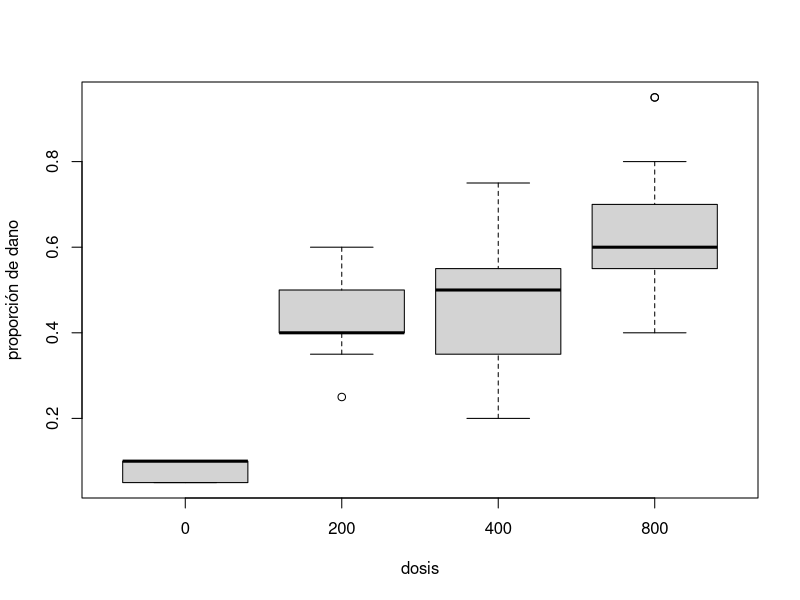

Source code (R): (Note: this script raises an error after producing the figure.)
## ---- chunk 1
# 1. Cargar librerías necesarias
library(ggplot2)
library(dplyr)
library(lattice)
## ---- chunk 2
base=read.csv("herbicidas.csv",row.names=NULL,header=T,sep=";")
base$genotipo=factor(base$genotipo)
base$dosix=factor(base$dosis)
prop=base$mal/20
boxplot(prop~dosix,ylab="proporción de dano",xlab="dosis",data=base)
## ---- chunk 3
mod.trat=glm(cbind(mal,20-mal)~dosix,family=binomial(link = "logit"),data=base)
mod.trat$coef
## ---- chunk 4
options(contrasts=c("contr.sum","contr.poly"))
contrasts(base$dosix)
## ---- chunk 5
mod.sum=glm(cbind(mal,20-mal)~dosix,family=binomial,data=base)
## ---- chunk 6
b = mod.sum$coef
tau_4 = -sum(b[-1])
pl=(b[1]+ c(b[-1], tau_4))
names(pl)=c("dosix0","dosix200","dosix400","dosi800")
pl
## ---- chunk 7
dt=mod.trat$coef
beta0=dt[1]
taus=dt
taus[1]=0
p1=exp(beta0+taus)/(1+exp(beta0+taus))
names(p1)=c("D0","D200","D400","D800")
p1
## ---- chunk 8
round(p1/(1-p1),2)
## ---- chunk 9
# Si se coloca solo predict devuelve la parte lineal
probs=predict(mod.trat,type="response")
p2=tapply(probs,base$dosix,mean)
names(p2)=names(p1)
p2
## ---- chunk 10
p3 = unique(predict(mod.trat,type="response"))
names(p3) = names(p2)
p3
## ---- chunk 11
p1=exp(beta0+taus)/(1+exp(beta0+taus))
1500*p1
## ---- chunk 12
drop1(mod.trat,test="LRT")
## ---- chunk 13
dt=mod.trat$coef
d0 = c(1,0,0,0)
d200 = c(1,1,0,0)
d400 = c(1,0,1,0)
d800 = c(1,0,0,1)
d0.200 = d0-d200
d0.400 = d0-d400
d0.800 = d0-d800
d200.400 = d200-d400
d200.800 = d200-d800
d400.800 = d400-d800
h = cbind(d0.200, d0.400, d0.800, d200.400, d200.800, d400.800 )
eta=t(h)%*%dt
or=exp(abs(eta))
colnames(or)="OR"
round(or,2)
## ---- chunk 14
c1=c(0,0,-1,1)
c2=c(0,-1,0,1)
c3=c(0,0,0,1)
c4=c(0,-1,1,0)
c5=c(0,0,1,0)
c6=c(0,1,0,0)
h=cbind(c1,c2,c3,c4,c5,c6)
eta=t(h)%*%dt
or=exp(eta)
rownames(or)=c("800-400","800-200","800-0","400-200","400-0","200-0")
colnames(or)="OR"
round(or,2)
## ---- chunk 15
ee=sqrt(diag(t(h)%*%vcov(mod.trat)%*%h))
(q=eta/ee)
## ---- chunk 16
(pn=pnorm(q, lower.tail = F))
pn < 0.05/12 # Se usa bomferroni
# Observe que es una prueba de dos colas 2*d = 12, donde d = 6
## ---- chunk 17
k=5 #número de intervalos de confianza
qz=qnorm(1-0.05/(2*k))
ic=cbind(exp(eta-qz*ee),exp(eta+qz*ee))[-4,] #Quitamos 4 porque no es significativa
rownames(ic)=rownames(or)[-4] #Quitamos 4 porque no es significativa
ic1=cbind(ic,ee[-4]) #Quitamos 4 porque no es significativa
colnames(ic1)=c("L.Inf","L.Sup","ee")
ic1
## ---- chunk 18
qz=qnorm(1-0.05/k)
LIM=exp(eta-qz*ee)[-4]
names(LIM)=rownames(or)[-4]
LIM
## ---- chunk 19
library(car)
logodds=log((prop)/(1-prop))
scatterplot(logodds~log(base$dosis+0.1,2),xlab="dosis",ylab="log(odds)")
## ---- chunk 20
# Se le suma uno al log porque hay valores que son 0 
# Además como la dosis se está duplicando, se hace el logaritmo en base 2
mod2=glm(cbind(mal,20-mal)~log(dosis+1,2),family=binomial,data=base)
(beta=mod2$coef)
## ---- chunk 21
drop1(mod2, test = "Chisq")
## ---- chunk 22
exp(confint(mod2))
## ---- chunk 23
xh=c(1,300)
eta=t(xh)%*%beta
prob300.a=exp(eta)/(1+exp(eta))
prob300.b=predict(mod2,data.frame(dosis=300),type="response")
c(prob300.a,prob300.b)
## ---- chunk 24
curve(exp(beta[1]+beta[2]*x)/(1+exp(beta[1]+beta[2]*x)),0,2000,
ylab="probabilidad",xlab="dosis",ylim=c(0,1))
points(base$dosis,base$mal/20,pch=18,col=2)
points(300,prob300.a,col=4,pch="+",cex=1.5)
a=round(beta[1],2); b=format(round(beta[2],3),scientific=F)
title(main=(bquote(log(pi/(1-pi))==.(a)+.(b)*D)))
## ---- chunk 25
# Configurar semilla para reproducibilidad
set.seed(2026)

# 2. Simulación de los datos longitudinales
n_sujetos <- 100
mediciones <- 3

# Crear estructura básica de los sujetos
datos_sujetos <- data.frame(
  id = rep(1:n_sujetos, each = mediciones),
  sexo = rep(sample(c("Hombre", "Mujer"), n_sujetos, replace = TRUE), each = mediciones),
  tiempo = rep(1:mediciones, n_sujetos)
)

# Simular variable independiente (Rendimiento Físico) con variabilidad intra-sujeto
datos_sujetos <- datos_sujetos %>%
  mutate(
    rend_fisico = rnorm(n(), mean = 50, sd = 10) - (tiempo * 2) # Tiende a bajar con el tiempo
  )

# Simular variable dependiente (Rendimiento Cognitivo) metiendo el efecto de INTERACCIÓN
# Efecto hipotético: En mujeres, la caída del rendimiento físico afecta más al cognitivo (mayor pendiente).
datos_sujetos <- datos_sujetos %>%
  mutate(
    error = rnorm(n(), mean = 0, sd = 5),
    rend_cognitivo = case_when(
      sexo == "Mujer" ~ 30 + 0.8 * rend_fisico + error,  # Pendiente fuerte (0.8)
      sexo == "Hombre" ~ 45 + 0.3 * rend_fisico + error  # Pendiente más leve (0.3)
    )
  )

# 3. Construcción del Gráfico de Interacción
ggplot(datos_sujetos, aes(x = rend_fisico, y = rend_cognitivo, color = sexo, fill = sexo)) +
  # Rectas de regresión ajustadas para evidenciar la interacción
  geom_smooth(method = "lm", formula = y ~ x, se = TRUE, size = 1.2) +
  # Personalización estética y etiquetas
  scale_color_manual(values = c("Hombre" = "#1f77b4", "Mujer" = "#d62728")) +
  scale_fill_manual(values = c("Hombre" = "#1f77b4", "Mujer" = "#d62728")) +
  theme_minimal(base_size = 13) +
  labs(
    title = "Interacción entre Rendimiento Físico y Cognitivo según el Sexo",
    x = "Cambios en el Rendimiento Físico ",
    y = "Cambios en el Rendimiento Cognitivo ",
    color = "Sexo",
    fill = "Sexo"
  ) +
  theme(
    plot.title = element_text(face = "bold", hjust = 0.5),
    plot.subtitle = element_text(hjust = 0.5, color = "gray40"),
    legend.position = "bottom"
  )
## ---- chunk 26
xyplot(rend_cognitivo~rend_fisico|id, groups = sexo, type = c("r", "p") , auto.key = list(columns = 2),data = datos_sujetos[1:30,], pch = 18)
## ---- chunk 27
set.seed(1234)
x = runif(3,2,2.5)
y = 2+ 3*x +rnorm(2,0,1)
lm(y~x)$coef[2]
## ---- chunk 28
set.seed(1236)
x = runif(3,2,2.5)
y = 2+ 3*x +rnorm(2,0,1)
lm(y~x)$coef[2]
## ---- chunk 29
set.seed(1234)
x = runif(3,2,2.01)
y = 2+ 3*x +rnorm(2,0,1)
lm(y~x)$coef[2]
## ---- chunk 30
set.seed(1236)
x = runif(3,2,2.01)
y = 2+ 3*x +rnorm(2,0,1)
lm(y~x)$coef[2]
## ---- chunk 31
set.seed(1234)
x = runif(3,2,20)
y = 2+ 3*x +rnorm(2,0,1)
lm(y~x)$coef[2]
## ---- chunk 32
set.seed(1236)
x = runif(3,2,20)
y = 2+ 3*x +rnorm(2,0,1)
lm(y~x)$coef[2]
## ---- chunk 33
attach(base)
library(ggplot2)
qplot(trat1,conteo,geom="boxplot",ylab="conteo",xlab="tratamiento")
## ---- chunk 34
options(contrasts=c("contr.sum","contr.poly")) # Suma nula
mod1=glm(conteo~trat1,family=poisson,data=base)
## ---- chunk 35
contrasts(trat1)
## ---- chunk 36
d=mod1$coef
d1=c(d,-sum(d[2:4]))
names(d1)[5] = "trat14"
round(d1,2)
## ---- chunk 37
d2=d1[-1]
lambda=exp(d[1]+d2)
names(lambda)=levels(trat1)
round(lambda,2)
## ---- chunk 38
fit=predict(mod1,type="response")
means = unique(predict(mod1,type="response"))
names(means) = levels(trat1)
# También se puede con
# tapply(fit,trat1,mean) 
means
